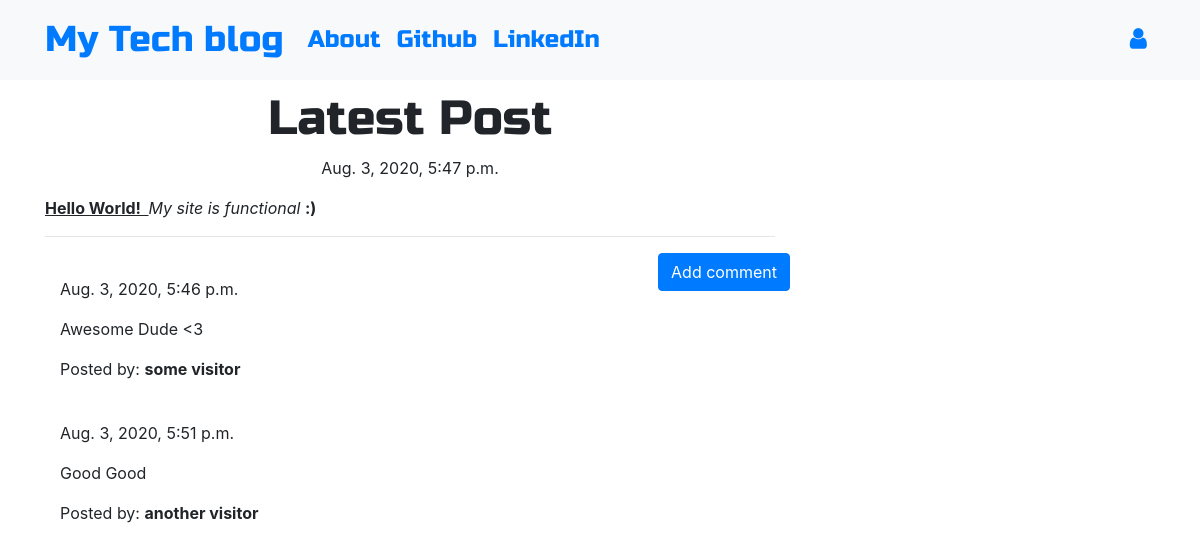
Screenshot of /post/2 with the database file from the repository.
### blog/models.py (models this page shows, shortened)
class Post(models.Model):
    author = models.ForeignKey('auth.User',on_delete=models.CASCADE)
    title = models.CharField(max_length=200)
    text=models.TextField()
    created_date = models.DateTimeField(default=timezone.now)
    published_date=models.DateTimeField(blank=True,null=True)

class Comment(models.Model):
    post = models.ForeignKey('blog.Post',related_name='comments',on_delete=models.CASCADE)
    author = models.CharField(max_length=200)
    text=models.TextField()
    created_date = models.DateTimeField(default=timezone.now)
    approved_comment = models.BooleanField(default=False)

### blog/views.py (the view)
# urls.py: path('post/<int:pk>', views.PostDetailView.as_view(), name='post_detail'),
class PostDetailView(DetailView):
    model = Post

### blog/templates/blog/post_detail.html (shortened to what this page needs)
{% extends 'blog/base.html' %}
{% block content %}
        <h1 class='posttitle loader'>{{ post.title }}</h1>
        {% if post.published_date %}
            <div class="date postdate">
                {{ post.published_date }}
            </div>
        {% else %}
            <a class="btn btn-outline-dark" href="{% url 'post_publish' pk=post.pk %}">Publish</a>
        {% endif %}
      <p class='postcontent' >{{ post.text|safe|linebreaksbr }}</p>
  <hr>
  <a class="btn btn-primary btn-comment" href="{% url 'add_comment_to_post' pk=post.pk %}">Add comment</a>
  <div class="container">
  {% for comment in post.comments.all %}
  <br>
      {% if user.is_authenticated or comment.approved_comment %}
              {{ comment.created_date }}
          <p>{{ comment.text|safe|linebreaks }}</p>
          <p>Posted by: <strong>{{ comment.author }}</strong></p>
      {% endif %}
  {% empty %}
      <p>No comments posted.</p>
  {% endfor %}
</div>
{% endblock %}

### blog/templates/blog/base.html (shortened to what this page needs)
<!DOCTYPE html>
{% load static %}
<html>
  <head>
    <link rel="stylesheet" href="https://stackpath.bootstrapcdn.com/bootstrap/4.1.3/css/bootstrap.min.css"
>
    <link href="https://maxcdn.bootstrapcdn.com/font-awesome/4.7.0/css/font-awesome.min.css" rel="stylesheet">
    <link rel="stylesheet" href="//cdn.jsdelivr.net/medium-editor/latest/css/medium-editor.min.css" type="text/css" media="screen" charset="utf-8">
    <link rel="stylesheet" href="{% static 'css/blog.css' %}">
  </head>
  <body class='loader'>
    <nav class="navbar navbar-expand-lg bg-light techfont">
      <div class="container">
        <div class="navbar-nav align-items-center">
          <a class="navbar-brand bigbrand" href="{% url 'post_list' %}">My Tech blog</a>
          <a class="nav-item nav-link" href="{% url 'about' %}">About</a>
          <a class="nav-item nav-link" href="https://www.github.com">Github</a>
          <a class="nav-item nav-link" href="https://www.linkedin.com">LinkedIn</a>
        </div>
        <div class="navbar-nav align-items-center ml-auto">
          {% if user.is_authenticated %}
            <a class="nav-item nav-link" href="{% url 'post_new' %}">New Post</a>
            <a class="nav-item nav-link" href="{% url 'post_draft_list' %}">Drafts</a>
            <a class="nav-item nav-link" href="{% url 'logout' %}">Log out</a>
            <a >Welcome: {{ user.username }}</a>
          {% else %}
            <a class="nav-item nav-link" href="{% url 'login' %}" aria-label="Login">
              <span class="fa fa-user" aria-hidden="true"></span></a>
          {% endif %}
        </div>
      </div>
    </nav>
          <div class="content container">
              <div class="row">
                  <div class="col-md-8">
                    <div class="blog_posts">
                      {% block content %}
                      {% endblock %}
                    </div>
                  </div>
              </div>
          </div>
  </body>
</html>

### blog/static/css/blog.css (style rules this page uses)
.techfont { font-family: 'Russo One', sans-serif; font-size: 1.5em; margin-bottom: 10px; }
.postdate { text-align: center; }
.posttitle { font-family: 'Russo One', sans-serif; font-size: 3em; text-align: center; }
.postcontent { font-family: 'Montserrat'; font-size: 1.5em; }
.btn-comment { position: absolute; right: 0px; }
.bigbrand { font-size: 1.5em; }
.loader { filter:hue-rotate(0deg); color: linear-gradient(45deg,#0f8,#08f); animation:hue 5000ms infinite linear; }

### rows the page displays
Post: title "Latest Post", published_date "Aug. 3, 2020, 5:47 p.m.", text "Hello World! My site is functional :)"
Comment: created_date "Aug. 3, 2020, 5:46 p.m.", text "Awesome Dude <3", author "some visitor"
Comment: created_date "Aug. 3, 2020, 5:51 p.m.", text "Good Good", author "another visitor"
